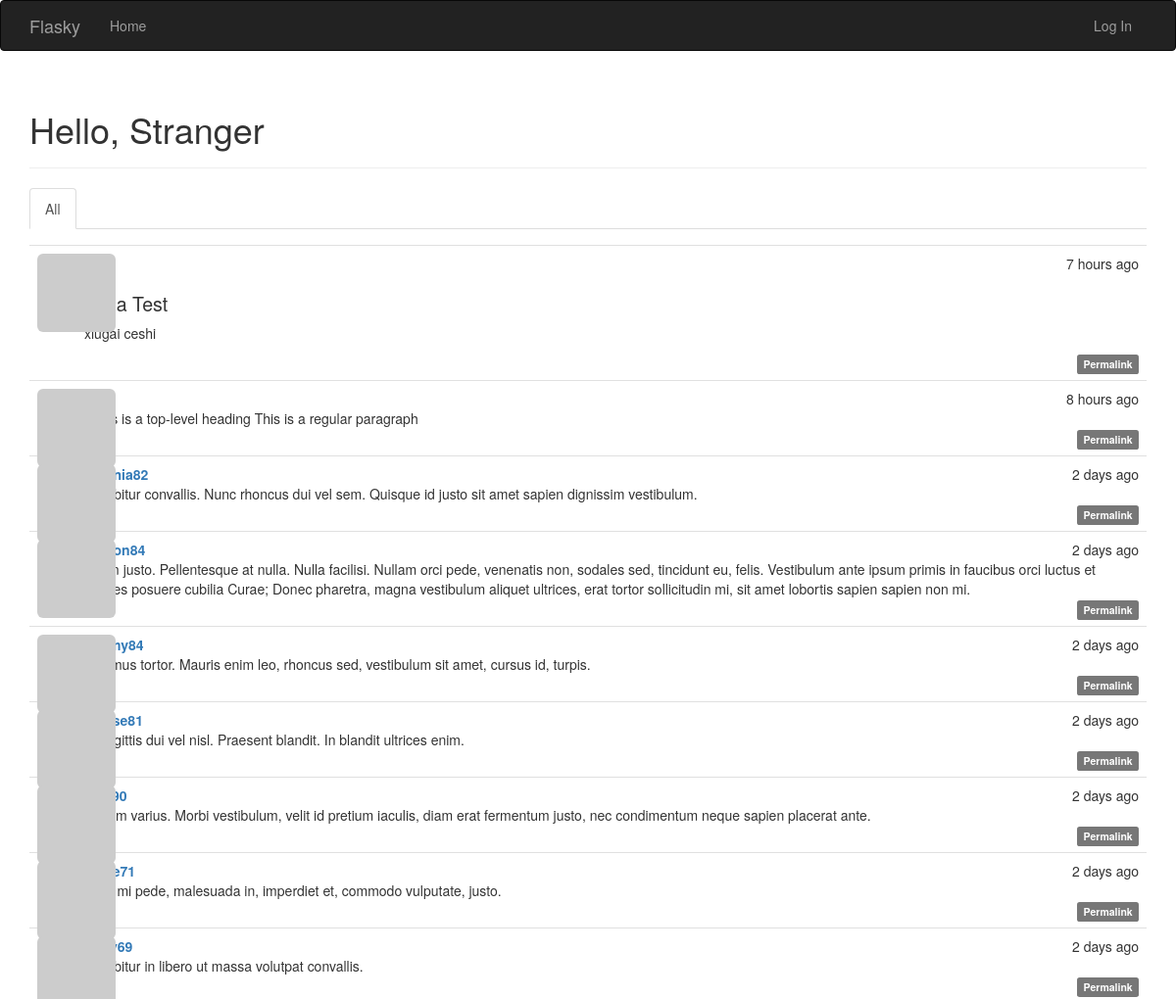
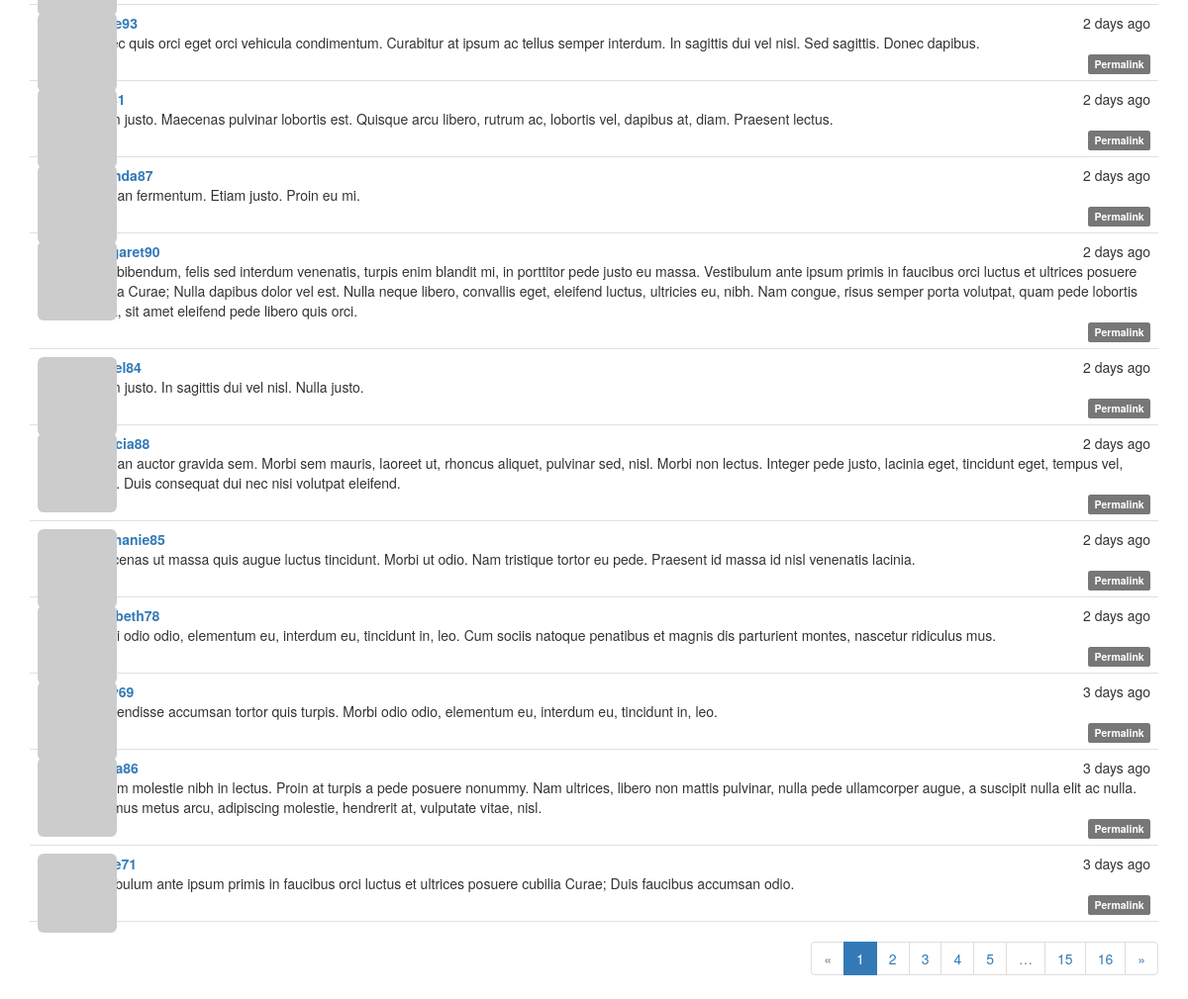
The page / on the database its author committed (2 pictures, top to bottom).
### app/models.py (models this page shows, shortened)
class Post(db.Model):
    __tablename__ = 'posts'
    id = db.Column(db.Integer,primary_key=True)
    body = db.Column(db.Text)
    body_html = db.Column(db.Text)
    timestamp = db.Column(db.DateTime,index=True,default=datetime.utcnow)
    author_id = db.Column(db.Integer,db.ForeignKey('users.id'))

class User(UserMixin, db.Model):
    __tablename__ = 'users'
    id = db.Column(db.Integer, primary_key=True)
    email = db.Column(db.String(64), unique=True, index=True)
    username = db.Column(db.String(64), unique=True, index=True)
    role_id = db.Column(db.Integer, db.ForeignKey('roles.id'))
    password_hash = db.Column(db.String(128))
    confirmed = db.Column(db.Boolean, default=False)
    name = db.Column(db.String(64))
    location = db.Column(db.String(64))
    about_me = db.Column(db.Text())
    member_since = db.Column(db.DateTime(), default=datetime.utcnow)
    last_since = db.Column(db.DateTime(), default=datetime.utcnow)
    avatar_hash = db.Column(db.String(32))
    posts = db.relationship('Post',backref='author',lazy='dynamic')
    followed = db.relationship('Follow',foreign_keys=[Follow.follower_id],backref=db.backref('follower',lazy='joined'),
                               lazy='dynamic',cascade='all,delete-orphan')
    followers = db.relationship('Follow',foreign_keys=[Follow.followed_id],backref=db.backref('followed',lazy='joined'),
                               lazy='dynamic',cascade='all,delete-orphan')
    @property
    def password(self):
        raise AttributeError('password is not a readable attribute')
    def gravatar(self, size=100, default='identicon', rating='g'):
        if request.is_secure:
            url = 'https://secure.gravatar.com/avatar'
        else:
            url = 'http://www.gravatar.com/avatar'
        hash = self.avatar_hash or hashlib.md5(
            self.email.encode('utf-8')).hexdigest()
        return '{url}/{hash}?s={size}&d={default}&r={rating}'.format(
            url=url, hash=hash, size=size, default=default, rating=rating)

### app/main/views.py (the view)
@main.route('/', methods=['GET','POST'])
def index():
    form = PostForm()
    if current_user.can(Permission.WRITE_ARTICLES) and form.validate_on_submit():
        post = Post(body=form.body.data,author=current_user._get_current_object())
        db.session.add(post)
        return redirect(url_for('.index'))
    page = request.args.get('page',1,type=int)
    show_followed = False
    if current_user.is_authenticated:
        show_followed = bool(request.cookies.get('show_followed',''))
    if show_followed:
        query  = current_user.followed_posts
    else:
        query = Post.query
    pagination = query.order_by(Post.timestamp.desc()).paginate(page,per_page=current_app.config['FLASKY_POSTS_PER_PAGE'],error_out=False)
    posts = pagination.items
    print posts
    return render_template('index.html',form=form,posts=posts,show_followed=show_followed,pagination=pagination)

### app/auth/views.py (called while the page is built)
@auth.before_app_request
def before_request():
    if current_user.is_authenticated:
        current_user.ping()
        if not current_user.confirmed and request.endpoint and request.endpoint[:5] != 'auth.' and request.endpoint != 'static':
            return redirect(url_for('auth.unconfirmed'))

### app/main/__init__.py (called while the page is built)
@main.app_context_processor
def inject_permissions():
    return dict(Permission=Permission)

### app/models.py (called while the page is built)
    def can(self, permissions):
        return False

    def is_administrator(self):
        return False

### app/templates/index.html (shortened to what this page needs)
{% extends "base.html" %}
{% import "bootstrap/wtf.html" as wtf %}
{% import "_macros.html" as macros %}
{% block page_content %}
<div class="page-header">
    <h1>Hello, {% if current_user.is_authenticated %} {{ current_user.username }} {% else %}Stranger {% endif %}</h1>
</div>
<div class="post-tabs">
    <ul class="nav nav-tabs">
        <li {% if not show_followed %} class="active"{% endif %}><a href="{{ url_for('.show_all') }}">All</a></li>
    </ul>
</div>
{% include '_posts.html' %}
{% if pagination %}
<div class="pagination">
    {{ macros.pagination_widget(pagination,'.index') }}
</div>
{% endif %}
{% endblock %}

### app/templates/_posts.html (shortened to what this page needs)
<ul class="posts">
    {% for post in posts %}
    <li class="post">
        <div class="post-thumbnail">
            <a href="{{ url_for('.user',username=post.author.username) }}">
                <img class="img-rounded profile-thumbnail" src="{{ post.author.gravatar(size=40) }}">
            </a>
        </div>
        <div class="post-content">
            <div class="post-date">{{ moment(post.timestamp).fromNow() }}</div>
            <div class="post-author"><a href="{{ url_for('.user',username=post.author.username) }}">{{ post.author.username }}</a></div>
            <div class="post-body">
                {% if post.body_html %}
                    {{ post.body_html | safe }}
                {% else %}
                    {{ post.body }}
                {% endif %}
            </div>
            <div class="post-footer">
                <a href="{{ url_for('.post',id=post.id) }}">
                    <span class="label label-default">Permalink</span>
                </a>
            </div>
        </div>
    </li>
    {% endfor %}
</ul>

### app/static/styles.css (style rules this page uses)
.profile-thumbnail { position: absolute; }
ul.posts { list-style-type: none; padding: 0px; margin: 16px 0px 0px 0px; border-top: 1px solid #e0e0e0; }
ul.posts li.post { padding: 8px; border-bottom: 1px solid #e0e0e0; }
div.post-date { float: right; }
div.post-author { font-weight: bold; }
div.post-thumbnail { position: absolute; }
div.post-content { margin-left: 48px; min-height: 48px; }
div.post-footer { text-align: right; }
div.pagination { width: 100%; text-align: right; padding: 0; margin: 0; }
.post-body h1 { font-size: 140%; }

### rows shown on the page
Post: timestamp "7 hours ago", body_html "haha Test xiugai ceshi"
Post: timestamp "8 hours ago", body "#This is a top-level heading This is a regular paragraph"
Post: timestamp "2 days ago", author.username "virginia82", body "Curabitur convallis. Nunc rhoncus dui vel sem. Quisque id justo sit amet sapien dignissim vestibulum."
Post: timestamp "2 days ago", body "Etiam justo. Pellentesque at nulla. Nulla facilisi. Nullam orci pede, venenatis non, sodales sed, tincidunt eu, felis. Vestibulum ante ipsum primis in faucibus orci luctus et ultrices posuere cubilia Curae; Donec pharetra, magna vestibulum aliquet ultrices, erat tortor sollicitudin mi, sit amet lobortis sapien sapien non mi."
Post: timestamp "2 days ago", body "Vivamus tortor. Mauris enim leo, rhoncus sed, vestibulum sit amet, cursus id, turpis."
Post: timestamp "2 days ago", body "In sagittis dui vel nisl. Praesent blandit. In blandit ultrices enim."
Post: timestamp "2 days ago", body "Nullam varius. Morbi vestibulum, velit id pretium iaculis, diam erat fermentum justo, nec condimentum neque sapien placerat ante."
Post: timestamp "2 days ago", body "Cras mi pede, malesuada in, imperdiet et, commodo vulputate, justo."
Post: timestamp "2 days ago", body "Curabitur in libero ut massa volutpat convallis."
Post: timestamp "2 days ago", body "Donec quis orci eget orci vehicula condimentum. Curabitur at ipsum ac tellus semper interdum. In sagittis dui vel nisl. Sed sagittis. Donec dapibus."
Post: timestamp "2 days ago", body "Etiam justo. Maecenas pulvinar lobortis est. Quisque arcu libero, rutrum ac, lobortis vel, dapibus at, diam. Praesent lectus."
Post: timestamp "2 days ago", author.username "amanda87", body "Aenean fermentum. Etiam justo. Proin eu mi."
Post: timestamp "2 days ago", author.username "margaret90", body "Duis bibendum, felis sed interdum venenatis, turpis enim blandit mi, in porttitor pede justo eu massa. Vestibulum ante ipsum primis in faucibus orci luctus et ultrices posuere cubilia Curae; Nulla dapibus dolor vel est. Nulla neque libero, convallis eget, eleifend luctus, ultricies eu, nibh. Nam congue, risus semper porta volutpat, quam pede lobortis ligula, sit amet eleifend pede libero quis orci."
Post: timestamp "2 days ago", body "Etiam justo. In sagittis dui vel nisl. Nulla justo."
Post: timestamp "2 days ago", author.username "patricia88", body "Aenean auctor gravida sem. Morbi sem mauris, laoreet ut, rhoncus aliquet, pulvinar sed, nisl. Morbi non lectus. Integer pede justo, lacinia eget, tincidunt eget, tempus vel, pede. Duis consequat dui nec nisi volutpat eleifend."
Post: timestamp "2 days ago", author.username "stephanie85", body "Maecenas ut massa quis augue luctus tincidunt. Morbi ut odio. Nam tristique tortor eu pede. Praesent id massa id nisl venenatis lacinia."
Post: timestamp "2 days ago", author.username "elizabeth78", body "Morbi odio odio, elementum eu, interdum eu, tincidunt in, leo. Cum sociis natoque penatibus et magnis dis parturient montes, nascetur ridiculus mus."
Post: timestamp "3 days ago", body "Suspendisse accumsan tortor quis turpis. Morbi odio odio, elementum eu, interdum eu, tincidunt in, leo."
Post: timestamp "3 days ago", body "Nullam molestie nibh in lectus. Proin at turpis a pede posuere nonummy. Nam ultrices, libero non mattis pulvinar, nulla pede ullamcorper augue, a suscipit nulla elit ac nulla. Vivamus metus arcu, adipiscing molestie, hendrerit at, vulputate vitae, nisl."
Post: timestamp "3 days ago", body "Vestibulum ante ipsum primis in faucibus orci luctus et ultrices posuere cubilia Curae; Duis faucibus accumsan odio."

### other values the page prints
{{ p }} "1"
{{ p }} "2" "3" "4" "5" "15" "16"
